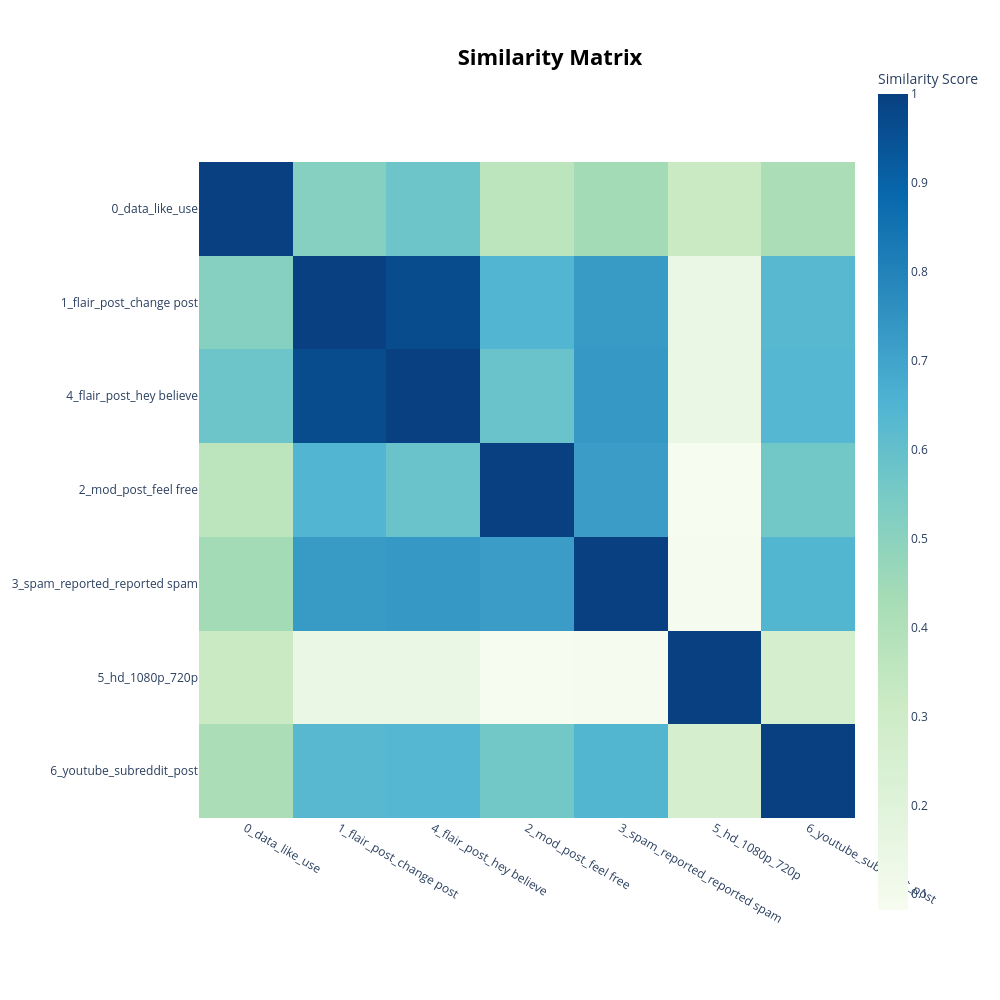

Source (notebook cell):
### Markdown cell above
#### Visualise topic similarity

### Code cell
topic_model.visualize_heatmap(n_clusters=5, width=1000, height=1000)

### Figure 1 — Plotly figure (JSON) as saved in the notebook; plotly's stock layout.template omitted (floating-point values rounded to 4 significant figures)
{"data": [{"coloraxis": "coloraxis", "name": "0", "x": ["0_data_like_use", "1_flair_post_change post", "4_flair_post_hey believe", "2_mod_post_feel free", "3_spam_reported_reported spam", "5_hd_1080p_720p", "6_youtube_subreddit_post"], "y": ["0_data_like_use", "1_flair_post_change post", "4_flair_post_hey believe", "2_mod_post_feel free", "3_spam_reported_reported spam", "5_hd_1080p_720p", "6_youtube_subreddit_post"], "z": [[1.0, 0.5157, 0.5773, 0.3619, 0.44, 0.3225, 0.4179], [0.5157, 1.0, 0.9655, 0.6444, 0.7276, 0.1403, 0.634], [0.5773, 0.9655, 1.0, 0.5856, 0.7351, 0.1478, 0.6386], [0.3619, 0.6444, 0.5856, 1.0, 0.7197, 0.08231, 0.5646], [0.44, 0.7276, 0.7351, 0.7197, 1.0, 0.09368, 0.6421], [0.3225, 0.1403, 0.1478, 0.08231, 0.09368, 1.0, 0.2665], [0.4179, 0.634, 0.6386, 0.5646, 0.6421, 0.2665, 1.0]], "type": "heatmap", "xaxis": "x", "yaxis": "y", "hovertemplate": "x: %{x}<br>y: %{y}<br>Similarity Score: %{z}<extra></extra>"}], "layout": {"xaxis": {"anchor": "y", "domain": [0.0, 1.0], "scaleanchor": "y", "constrain": "domain"}, "yaxis": {"anchor": "x", "domain": [0.0, 1.0], "autorange": "reversed", "constrain": "domain"}, "coloraxis": {"colorbar": {"title": {"text": "Similarity Score"}}, "colorscale": [[0.0, "rgb(247,252,240)"], [0.125, "rgb(224,243,219)"], [0.25, "rgb(204,235,197)"], [0.375, "rgb(168,221,181)"], [0.5, "rgb(123,204,196)"], [0.625, "rgb(78,179,211)"], [0.75, "rgb(43,140,190)"], [0.875, "rgb(8,104,172)"], [1.0, "rgb(8,64,129)"]]}, "margin": {"t": 60}, "title": {"font": {"size": 22, "color": "Black"}, "text": "<b>Similarity Matrix</b>", "y": 0.95, "x": 0.55, "xanchor": "center", "yanchor": "top"}, "hoverlabel": {"font": {"size": 16, "family": "Rockwell"}, "bgcolor": "white"}, "width": 1000, "height": 1000, "showlegend": true, "legend": {"title": {"text": "Trend"}}}}
